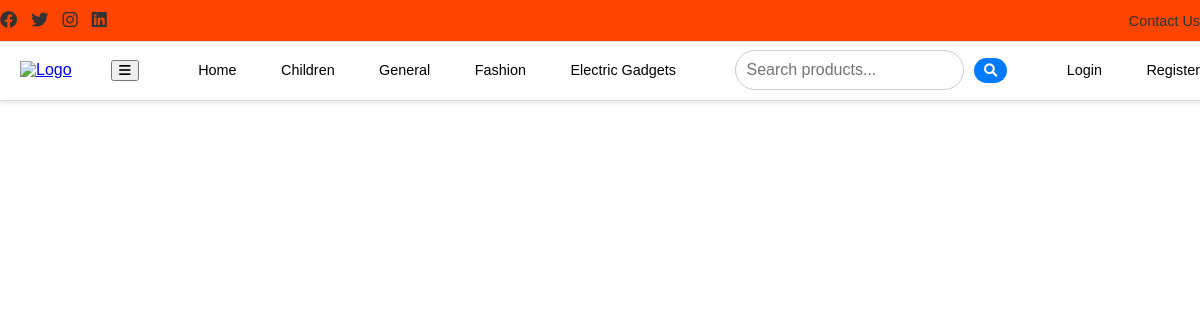
Page /offers/3/products/ on the earlier database version.
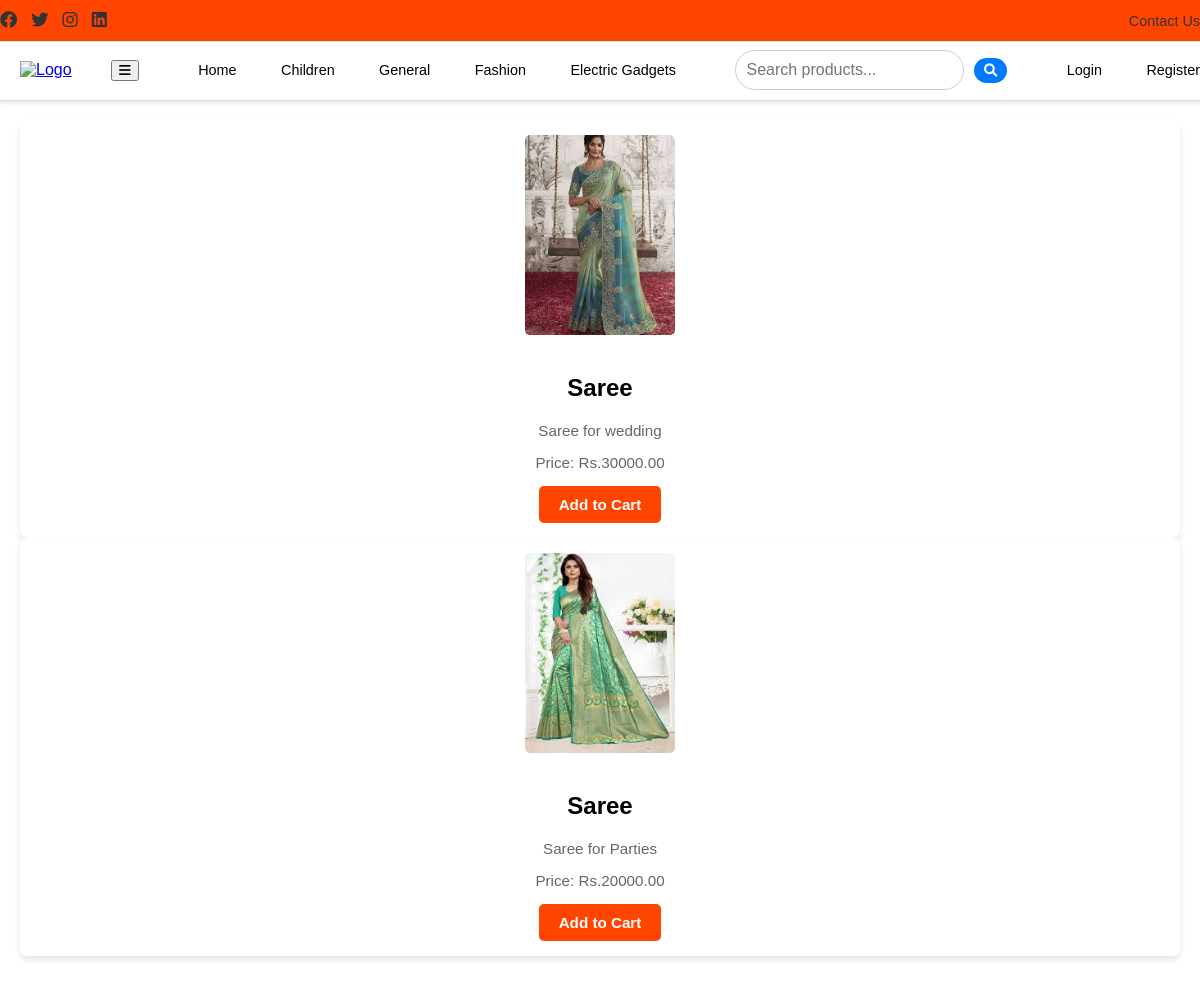
Same page on the later database version.
### store/models.py (models this page shows, shortened)
class Product(models.Model):
    name = models.CharField(max_length=100)
    description = models.TextField()
    price = models.DecimalField(max_digits=10, decimal_places=2)
    category = models.ForeignKey(Category, on_delete=models.CASCADE)
    image = models.ImageField(upload_to='products/')
    offer = models.ForeignKey(Offer, on_delete=models.SET_NULL, null=True, blank=True, related_name='products')

### store/views.py (the view)
# urls.py: path('offers/<int:offer_id>/products/', views.products_with_offer, name='products_with_offer'),
def products_with_offer(request, offer_id):
    offer = Offer.objects.get(pk=offer_id)
    products = offer.products.all()  # Use the custom related_name
    return render(request, 'products_with_offer.html', {'offer': offer, 'products': products})

### store/templates/products_with_offer.html (shortened to what this page needs)
{% extends 'base.html' %}
{% block content %}
<h1>Products for Offer: {{ offer.title }}</h1>
<div class="products-container">
    {% for product in products %}
    <div class="product-item">
        <img src="{{ product.image.url }}" alt="{{ product.name }}" class="product-image">
        <h2>{{ product.name }}</h2>
        <p>{{ product.description }}</p>
        <p>Price: Rs.{{ product.price }}</p>
        <form action="{% url 'add_to_cart' product.id %}" method="post">
            <button type="submit">Add to Cart</button>
        </form>
    </div>
    {% endfor %}
</div>
{% endblock %}

Differences in the rows shown:
added Product: image (picture), name "Saree", description "Saree for wedding", price "30000.00"
added Product: image (picture), name "Saree", description "Saree for Parties", price "20000.00"
